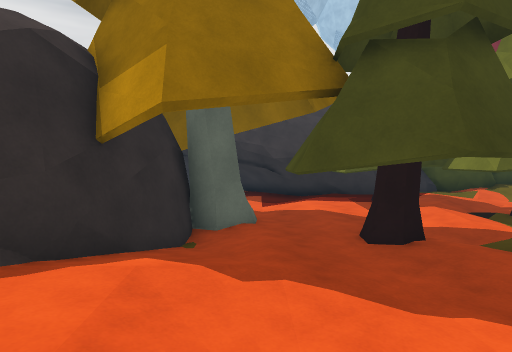
View 1 (above)

24 first-person views from a walk through a Unity game level. The camera is 1.5 m above the floor, tilts 4° down and sees 75° across. The floor is counted in squares, 1 m on a side. Each view is taken from the middle of a square. On the plan, view 1 faces up. The plan holds only what a view shows up to about 15 squares ahead; the rest is blank. The place goes on beyond the plan. The player is left out. Surface patterns are stand-ins for the level's own textures.

View 2
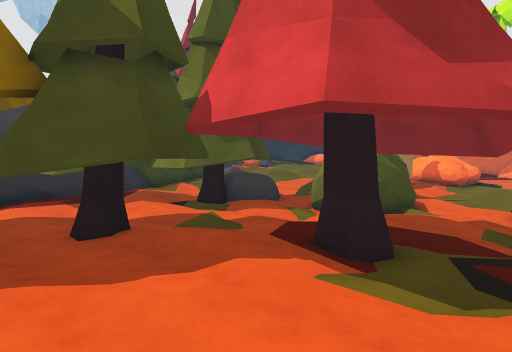

View 3
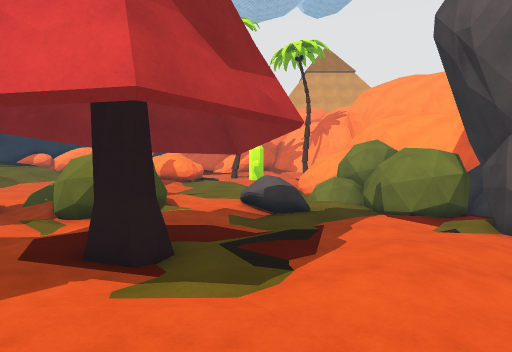

View 4
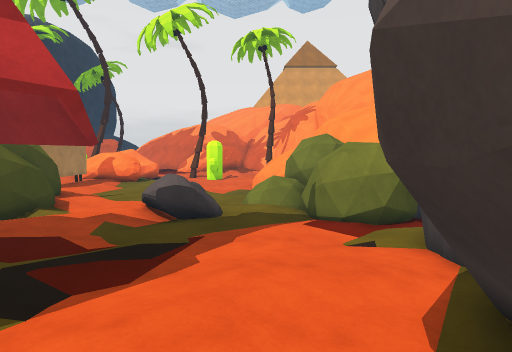

View 5
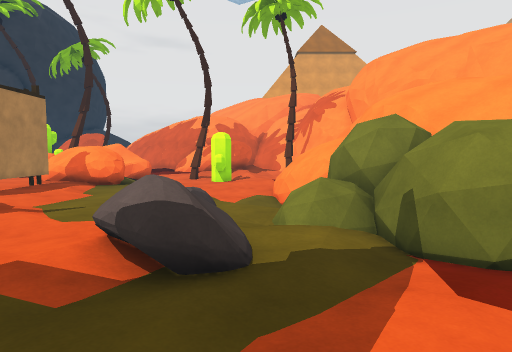

View 6
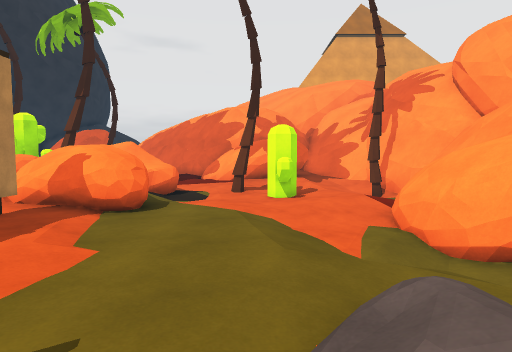

View 7
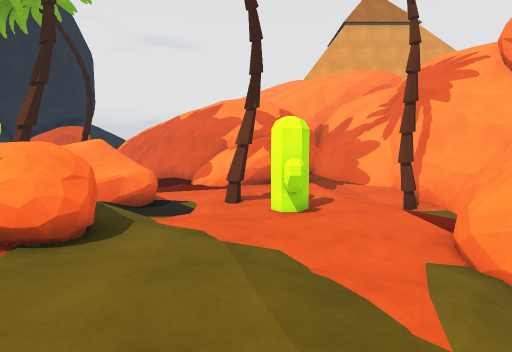

View 8
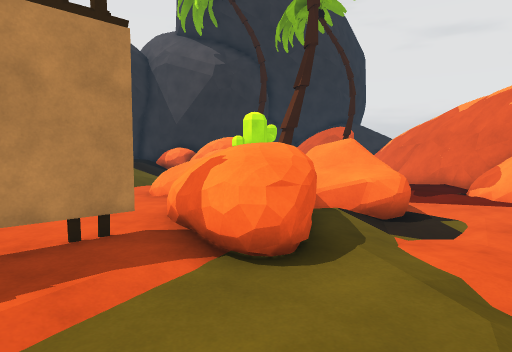

View 9
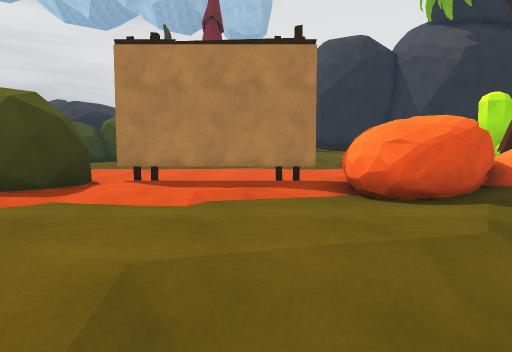

View 10
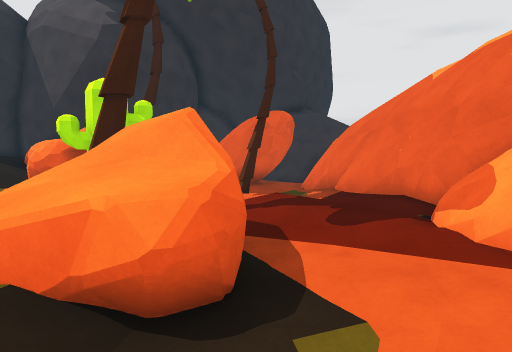

View 11
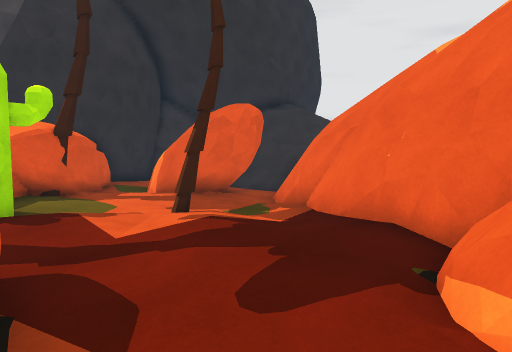

View 12
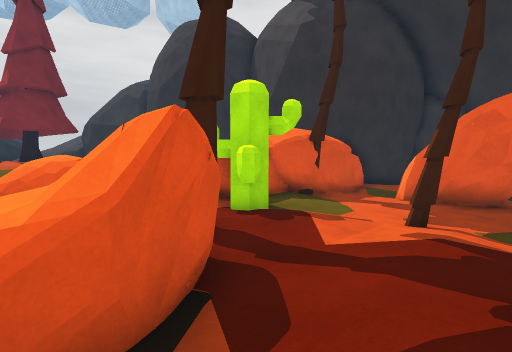

View 13
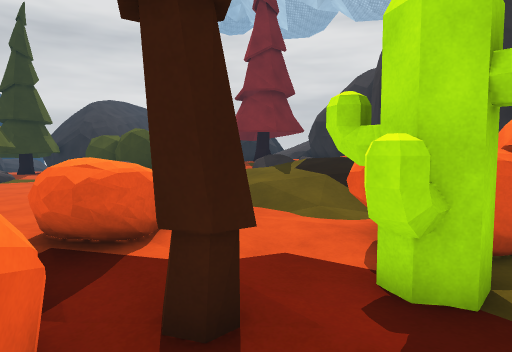

View 14
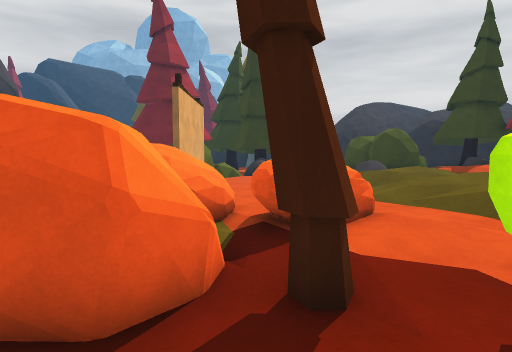

View 15
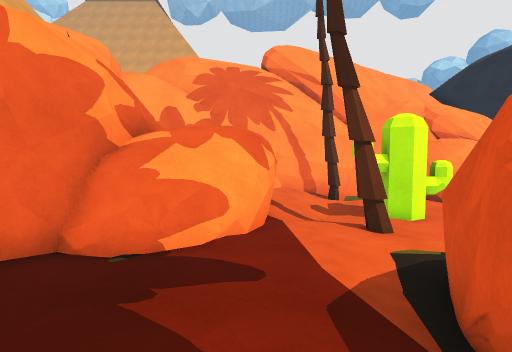

View 16
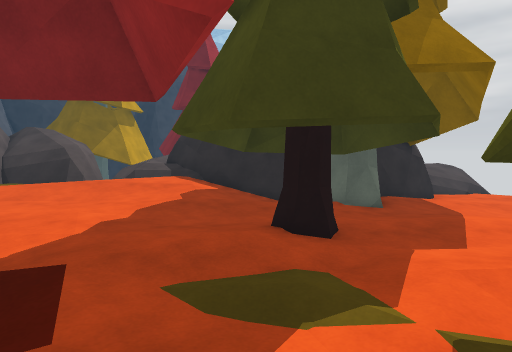

View 17
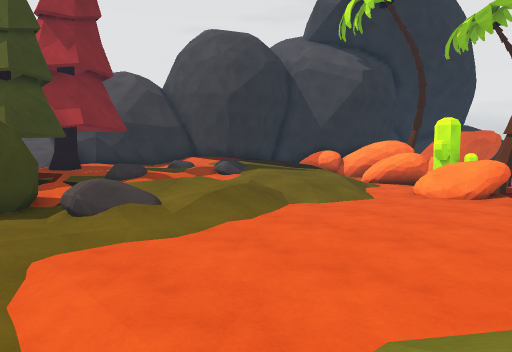

View 18
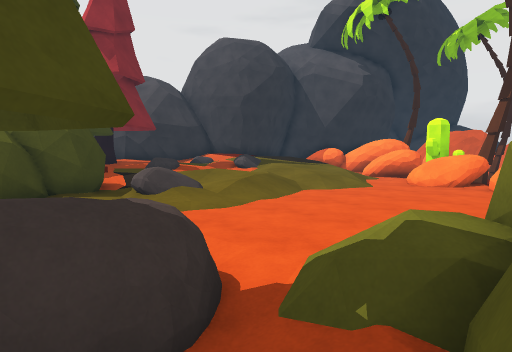

View 19
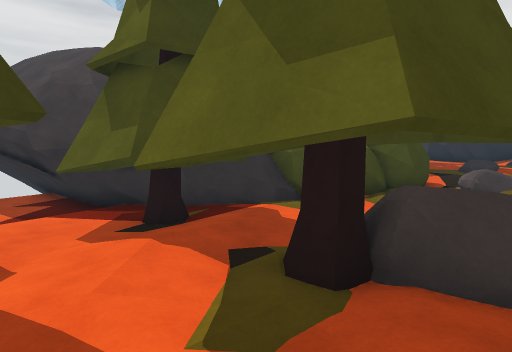

View 20
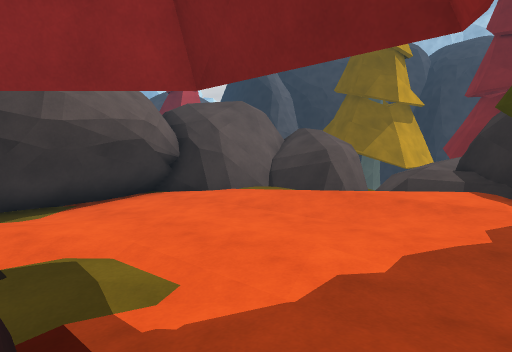

View 21
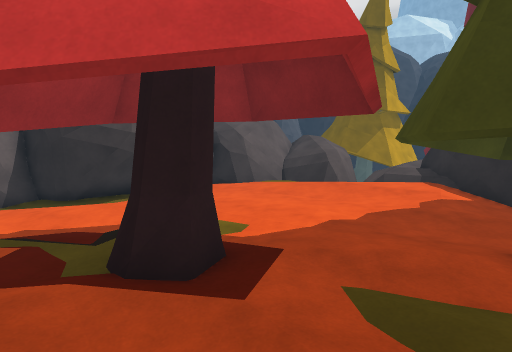

View 22
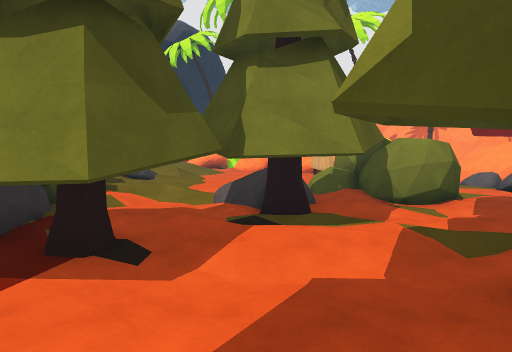

View 23
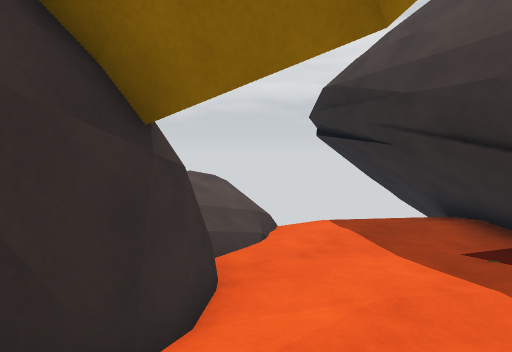

View 24
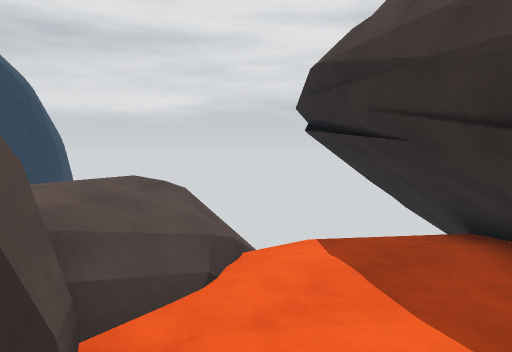

### Floor plan
Key: @ floor where view 1 was taken; # wall or solid block; . main floor; : floor 0.25 m higher than the main floor; - floor 0.25 m lower than the main floor; + floor 0.5 m higher than the main floor; * floor 0.75 m higher than the main floor; % floor 1 m higher than the main floor; & floor 1.25 m higher than the main floor; $ floor 1.5 m higher than the main floor; / step, stairs or slope; = window, fence, low wall or low ledge; ^ raised ledge; v drop or lower ground; T pine tree; R rock; C cactus; E tree; O other object.
Columns run from 8 left of view 1 to 38 right of it. Each row starts with its distance up from view 1.
 21                       T
 20   ####               TT            %=
 19    ####              TT%&% %% &$$  %O
 18     -###              *%%%%*&%&&&& *OO   R##
 17  -vv..###           OO*%%****%%%%% +:    RR
 16  *:....###     ## OOOO**%%**%%%%%%+:    RR.
 15  %*:....#### ####OOO++%**%%**%**%*:   RE#.
 14 %%%+.....###T#TT ::+++++***+***++::RRRRE..R
 13 %%%##......TT#:T:..:++++++::+++::::RRR:...RRRR
 12     ##.....TTTTT .:::::::::::::::+: CC.....RRR=
 11      ##...:.TTTTTRT::::::::::::RRR ..C......R##
 10      ##T..:..:T.RR  :::::::::::RRRREE.:.EE..##
  9       ##T.T..:T.#RRR::::::::::::RRRRE....../##
  8       #T:T.../TT.TR/+:::::::::RRRR RR..::./##
  7       #.:T.T/.:.T:./OOO#O###ORRRRRRRR..::.##
  6      ##::T.:/..:..OOOOOOO ##ORRRRRRRR.::::##
  5      #+/::TTT:::.OOO OOO:::::RRRR/RRR..:.##
  4     ##*/+:::::::/.OOOOO:.:/..RRR//RR....R##
  3   ###///++::::#T:::.O.:......../..-...RRRR
  2  /==////+::::.TT/.............//...EE.RRRR
  1  ////+*//::::...............///..-..E/RRRR
  0     ===*@::::......RRRRRR.////-..CCC-/RR
 -1     ^^=*++:::/.....RRR R/////--/....//R
 -2     ^^^+++::::/......../-.///--/...../R
 -3     ^^##++:::::........===//RRRR./ ..//#
 -4     ##########......---OO##RRRRR./-E =##
 -5         #######.....-##### RRRRR ######
 -6              ##...--##  #   RR   ###
 -7               #####-##      RR
 -8                     ##

Where each view was taken, in squares from view 1:
view 1: 0 up, 0 right, facing up
view 2: 1 down, 0 right, facing up-right
view 3: 0 up, 0 right, facing right
view 4: 3 down, 2 right, facing right
view 5: 2 down, 7 right, facing right
view 6: 1 up, 13 right, facing right
view 7: 1 up, 16 right, facing right
view 8: 1 up, 18 right, facing up-right
view 9: 2 down, 19 right, facing up
view 10: 2 up, 25 right, facing up-right
view 11: 3 up, 28 right, facing up-right
view 12: 3 up, 29 right, facing up
view 13: 8 up, 30 right, facing up-left
view 14: 9 up, 31 right, facing left
view 15: 9 up, 30 right, facing down
view 16: 6 up, 9 right, facing left
view 17: 7 up, 11 right, facing up-right
view 18: 6 up, 9 right, facing up-right
view 19: 5 up, 7 right, facing up
view 20: 5 up, 6 right, facing down-left
view 21: 7 up, 9 right, facing down-left
view 22: 10 up, 0 right, facing right
view 23: 10 up, 0 right, facing up-left
view 24: 12 up, 1 left, facing up-left
